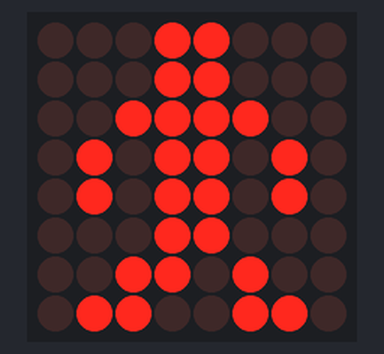
Bench run of a sketch on a simulated Arduino Uno, built with avr-gcc and run on an emulated ATmega328P. On the bench: 8×8 LED matrix.

Above: at 1.1 s.

The sketch:

dot_display.ino
```cpp
#include <Arduino.h>
#include <LedControl.h>

int data_pin = 12;
int clk_pin = 11;
int cs_pin = 10;
LedControl dot_Led = LedControl(data_pin, clk_pin, cs_pin, 1);


//小綠人動畫
byte dot_Led_control [9][8] = {
{
  B01100000,
  B01100000,
  B00110000,
  B01111000,
  B00011000,
  B00110100,
  B00100010,
  B01100110
},{
  B01100000,
  B01100000,
  B00110000,
  B01111100,
  B01011010,
  B00110100,
  B01100010,
  B01000010
},{
  B01100000,
  B01100000,
  B00110000,
  B01111100,
  B10110010,
  B00011000,
  B01100110,
  B00000010
},{
  B11000000,
  B11000000,
  B01111000,
  B01100100,
  B10110000,
  B00101000,
  B11000110,
  B00000010
},{
  B11000000,
  B11000000,
  B01100000,
  B01111000,
  B10110100,
  B00111010,
  B00100110,
  B11100010
},{
  B11000000,
  B11000000,
  B01100000,
  B01111000,
  B10110100,
  B00110010,
  B01001100,
  B11000100
},{
  B11000000,
  B11000000,
  B01100000,
  B01111000,
  B01110100,
  B00110000,
  B01011000,
  B00101000
},{
  B01100000,
  B01100000,
  B00110000,
  B00111000,
  B00011000,
  B00010100,
  B00011100,
  B00000100
},{
  B00011000,
  B00011000,
  B00111100,
  B01011010,
  B01011010,
  B00011000,
  B00110100,
  B01100110
}
};

//程式設定
void setup()
{
    dot_Led.shutdown(0, false);
    dot_Led.setIntensity(0, 2);
    dot_Led.clearDisplay(0);
}
void loop()
{
    //橫排（row）與直排（col）
/*   for(int j=0; j<10; j++){
    for(int i=0; i<8; i++){
      for(int row=0; row<8; row++){
        dot_Led.setRow(0, row, dot_Led_control[i][row]);
      }
      delay(100);
    }
  } */


    delay(1000);
    for(int row=0; row<8; row++){
      dot_Led.setRow(0, row, dot_Led_control[8][row]);
    }
    delay(1000);
    dot_Led.clearDisplay(0);
}
```

Measured:
- what the display in image 0 shows lasts 1.0 s, from 1.0 s to 2.0 s
